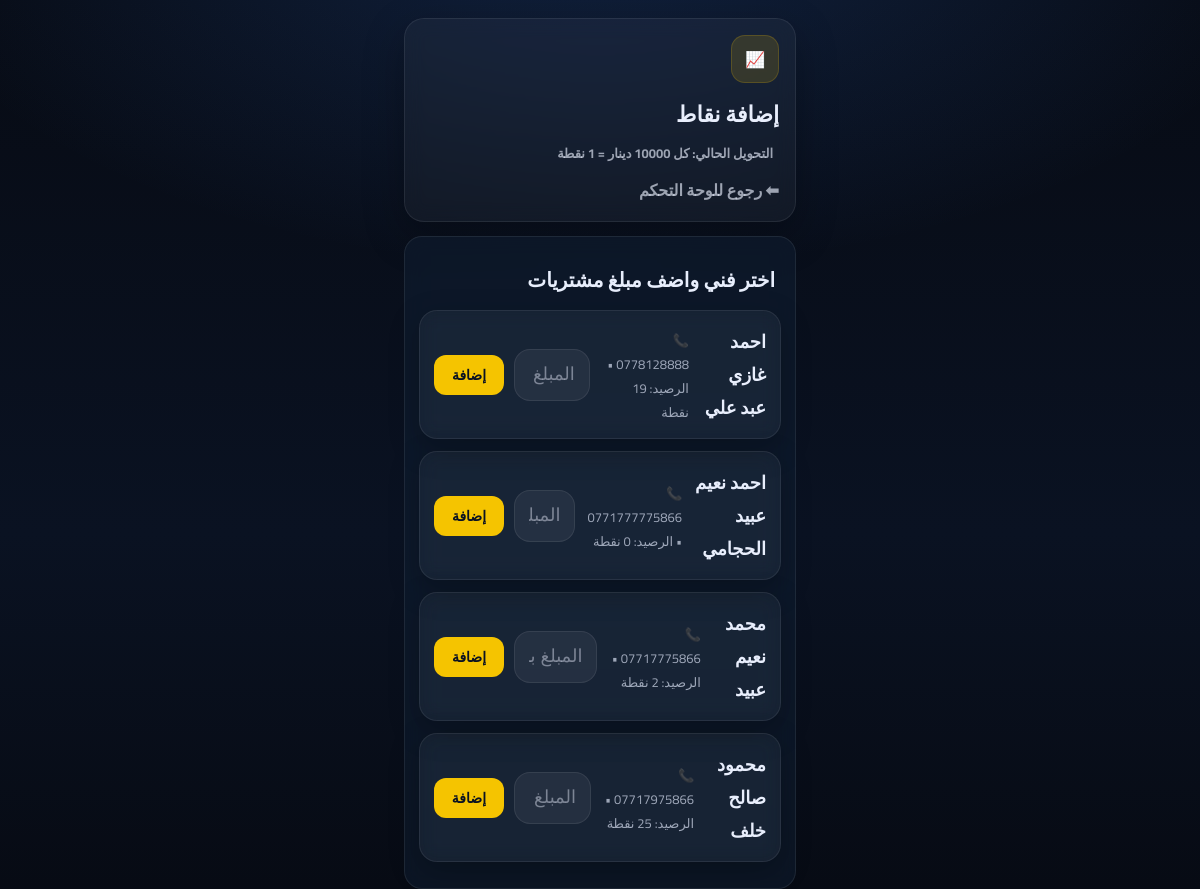
Page /admin/points (signed in) on the committed database.
### tables this page shows
CREATE TABLE technicians (
        id INTEGER PRIMARY KEY AUTOINCREMENT,
        name TEXT NOT NULL,
        phone TEXT UNIQUE NOT NULL,
        password TEXT NOT NULL,
        specialty TEXT,
        points INTEGER NOT NULL DEFAULT 0,
        created_at TEXT NOT NULL
    );

### app.py (the view)
@app.get("/admin/points")
def admin_points():
    if not admin_required():
        return redirect(url_for("admin_login"))
    iqd_per_point = int(db.get_setting("iqd_per_point", "10000"))
    con = db.connect()
    techs = con.execute("SELECT id,name,phone,points FROM technicians ORDER BY name").fetchall()
    con.close()
    return render_template("admin_points.html", site_name=SITE_NAME, techs=techs, iqd_per_point=iqd_per_point)

### app.py (called while the page is built)
def admin_required():
    return session.get("admin_logged_in") is True

### db.py (called while the page is built)
def _is_postgres():
    return DATABASE_URL.startswith("postgres://") or DATABASE_URL.startswith("postgresql://")

def connect():
    if _is_postgres():
        import psycopg2
        conn = psycopg2.connect(DATABASE_URL)
        return _PgConnWrapper(conn)
    con = sqlite3.connect(DB_PATH)
    con.row_factory = sqlite3.Row
    return con

def get_setting(key, default=None):
    con = connect()
    row = con.execute("SELECT value FROM settings WHERE key=?", (key,)).fetchone()
    con.close()
    return (row["value"] if row else default)

### templates/admin_points.html (shortened to what this page needs)
<!doctype html>
<html lang="ar" dir="rtl">
<head>
<link rel="stylesheet" href="{{ url_for('static', filename='css/theme.css') }}">
</head>
<body>
<div class="mobile-wrap">
<div class="top-card">
  <div class="badge-icon">📈</div>
  <div style="margin-top:10px;">
    <div class="page-title">إضافة نقاط</div>
    <div class="page-subtitle">
      التحويل الحالي: كل {{ iqd_per_point }} دينار = 1 نقطة
    </div>
  </div>
  <div style="margin-top:10px;">
    <a href="{{ url_for('admin_dashboard') }}"
       style="color:var(--muted);text-decoration:none;font-weight:800;">
       ⬅ رجوع للوحة التحكم
    </a>
  </div>
</div>
<div class="section">
<div class="section-title">اختر فني واضف مبلغ مشتريات</div>
{% for t in techs %}
<div class="quick-item" style="text-align:right;">
<div style="font-weight:900;font-size:18px;">{{ t.name }}</div>
<div class="muted small" style="margin-top:2px;">
📞 {{ t.phone }} • الرصيد: {{ t.points }} نقطة
</div>
<form method="post" action="{{ url_for('admin_points_add') }}" class="points-form">
<input name="amount"
       type="text"
       inputmode="numeric"
       pattern="[0-9]*"
       class="input amount-input"
       placeholder="المبلغ بالدينار">
<button class="btn-yellow btn-add-small" type="submit">
إضافة
</button>
</form>
</div>
{% endfor %}
</div>
</div>
</body>
</html>

### static/css/theme.css (style rules this page uses)
:root { --bg-1:#0b1220; --bg-2:#0f1b2d; --card:#121f33; --card-2:#17263d; --stroke:rgba(255,255,255,.08); --text:#e8eefc; --muted:rgba(232,238,252,.65); --yellow:#f5c400; --green:#22c55e; }
* { box-sizing:border-box; }
body { margin:0; font-family: "Cairo", system-ui, -apple-system, "Segoe UI", Tahoma, Arial; background: radial-gradient(1200px 600px at 20% 0%, #142544 0%, var(--bg-1) 55%, #070b14 100%); color: var(--text); }
.mobile-wrap { width: min(420px, 100%); margin: 0 auto; padding: 18px 14px 26px; }
.top-card { background: linear-gradient(180deg, var(--card) 0%, var(--bg-2) 100%); border: 1px solid var(--stroke); border-radius: 18px; padding: 16px; box-shadow: 0 20px 45px rgba(0,0,0,.35); position: relative; overflow: hidden; }
.badge-icon { width: 48px; height: 48px; border-radius: 14px; display:flex; align-items:center; justify-content:center; background: rgba(245,196,0,.14); border: 1px solid rgba(245,196,0,.18); }
.section { margin-top: 16px; background: rgba(18,31,51,.55); border: 1px solid var(--stroke); border-radius: 18px; padding: 14px; }
.section-title { font-size: 22px; font-weight: 800; margin: 6px 6px 12px; }
.quick-item { background: linear-gradient(180deg, var(--card) 0%, var(--card-2) 100%); border: 1px solid var(--stroke); border-radius: 18px; padding: 18px 14px; text-align:center; margin-bottom: 12px; }
.muted { color: var(--muted); }
.small { font-size: 13px; }
.btn-yellow { width:100%; border:none; background: var(--yellow); color:#09101f; font-weight: 800; padding: 12px 14px; border-radius: 14px; }
.input { width:100%; background: rgba(255,255,255,.06); border: 1px solid var(--stroke); border-radius: 14px; padding: 12px 12px; color: var(--text); outline: none; }
.input::placeholder { color: rgba(232,238,252,.45); }
.top-card, .section, .quick-item { backdrop-filter: blur(10px); }
.btn-yellow { cursor:pointer; transition: transform .12s ease, filter .12s ease; }
.page-title { font-size: 22px; font-weight: 900; margin: 10px 6px 0; }
.page-subtitle { color: var(--muted); font-weight: 700; margin: 6px 6px 0; font-size: 13px; }
.page-title { font-size:22px; font-weight:900; margin: 6px 0 0; }
.page-subtitle { color: var(--muted); font-weight:700; margin-top:6px; font-size:13px; }
html, body { width:100%; height:100%; margin:0; padding:0; overflow-x:hidden; font-family:'Cairo', system-ui, -apple-system, Segoe UI, Roboto, Arial, sans-serif; background: radial-gradient(1200px 600px at 50% -10%, rgba(59,130,246,.20), transparent 60%), linear-gradient(180deg, #070b14 0%, #0a1222 60%, #070b14 100%); }
body { display:flex; justify-content:center; }
.mobile-wrap { width:min(420px, 100%); margin:0 auto; padding:18px 14px 28px; box-sizing:border-box; }
.section { margin-top:14px; }
.section-title { font-size:20px; font-weight:900; margin:10px 6px 12px; }
.quick-item { display:flex; align-items:center; gap:12px; padding:14px 14px; border-radius:18px; background: rgba(255,255,255,.04); border:1px solid rgba(255,255,255,.08); box-shadow: 0 10px 30px rgba(0,0,0,.25); margin-bottom:12px; width:100%; box-sizing:border-box; }
.top-card { width:100%; box-sizing:border-box; border-radius:20px; background: rgba(255,255,255,.04); border:1px solid rgba(255,255,255,.08); box-shadow: 0 14px 40px rgba(0,0,0,.28); padding:16px; }
.muted { color: rgba(230, 238, 255, .65); }
.btn-yellow { width:100%; border:0; border-radius:16px; padding:12px 14px; font-weight:900; cursor:pointer; background:#f5c400; color:#0a1222; }

### templates/admin_points.html (style rules this page uses)
.points-form { display:flex; gap:10px; align-items:center; }
.amount-input { flex:1; height:52px; font-size:18px; padding:12px 14px; border-radius:16px; }
.btn-add-small { width:auto !important; min-width:70px; padding:8px 12px; height:40px; font-size:14px; border-radius:12px; white-space:nowrap; }

### rows in the picture
technicians: name "احمد غازي عبد علي", phone "0778128888", points "19"
technicians: name "احمد نعيم عبيد الحجامي", phone "0771777775866"
technicians: name "محمد نعيم عبيد"
technicians: name "محمود صالح خلف", phone "07717975866"

### other values in the picture
{{ iqd_per_point }} "10000"
